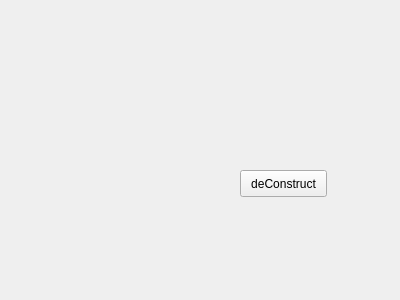
<?xml version="1.0" encoding="UTF-8"?>
<ui version="4.0">
 <class>WidgetTest</class>
 <widget class="QWidget" name="WidgetTest">
  <property name="geometry">
   <rect>
    <x>0</x>
    <y>0</y>
    <width>400</width>
    <height>300</height>
   </rect>
  </property>
  <property name="windowTitle">
   <string>Form</string>
  </property>
  <widget class="QPushButton" name="pushButton">
   <property name="geometry">
    <rect>
     <x>240</x>
     <y>170</y>
     <width>87</width>
     <height>27</height>
    </rect>
   </property>
   <property name="text">
    <string>deConstruct</string>
   </property>
  </widget>
 </widget>
 <resources/>
 <connections/>
</ui>
